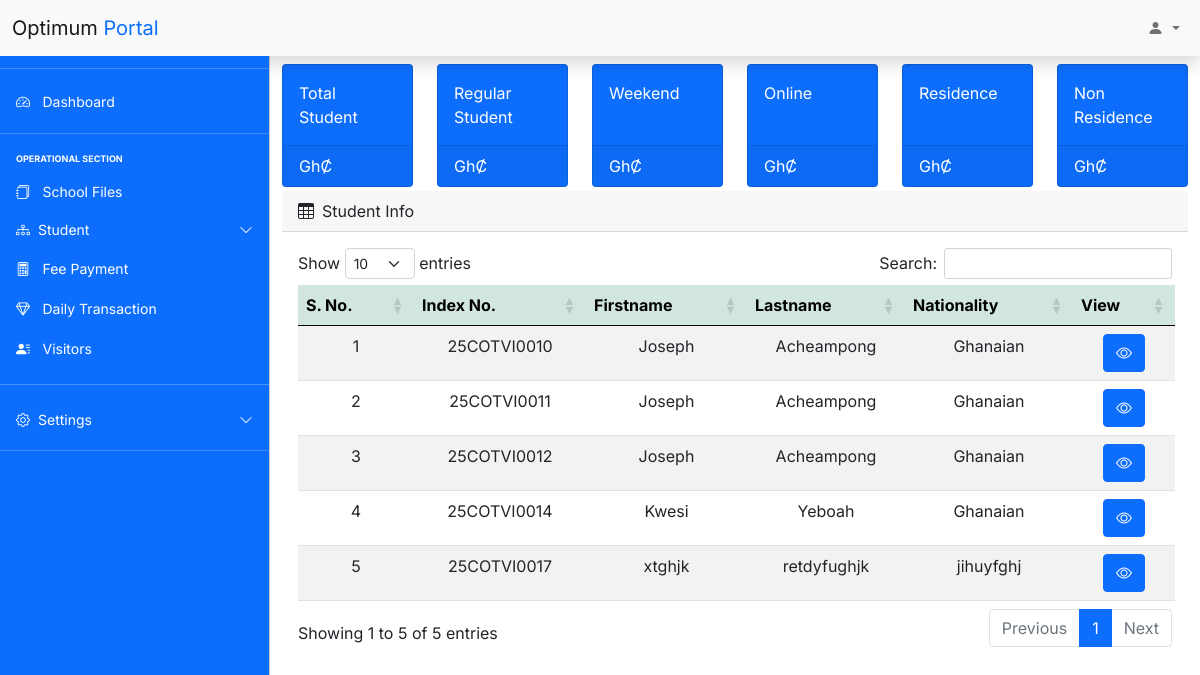
Page /oes/receptionist/studentinfo.php (signed in) on the committed database.
### tables this page shows
CREATE TABLE `student_registration` (
  `id` int unsigned NOT NULL AUTO_INCREMENT,
  `indexnumber` varchar(100) DEFAULT NULL,
  `firstname` varchar(100) DEFAULT NULL,
  `lastname` varchar(100) DEFAULT NULL,
  `email` varchar(150) DEFAULT NULL,
  `contact` varchar(50) DEFAULT NULL,
  `placeOfBirth` varchar(150) DEFAULT NULL,
  `Hometown` varchar(150) DEFAULT NULL,
  `region` varchar(100) DEFAULT NULL,
  `nationality` varchar(100) DEFAULT NULL,
  `dateOfAdmission` date DEFAULT NULL,
  `active` varchar(50) DEFAULT NULL,
  `programType` varchar(150) DEFAULT NULL,
  `courseSelected` varchar(200) DEFAULT NULL,
  `courseDuration` varchar(100) DEFAULT NULL,
  `fees` varchar(100) DEFAULT NULL,
  `created_at` timestamp NULL DEFAULT CURRENT_TIMESTAMP,
  PRIMARY KEY (`id`)
);

### oes/receptionist/studentinfo.php (the view, shortened to what this page needs)
<?php
include('includes/header.php');
include('includes/navbar.php');
?>
  <main class="mt-5 pt-3">
      <div class="container-fluid">
        <div class="row">
          <div class="col-md-2 mb-1">
            <div class="card bg-primary text-white h-100">
              <div class="card-body py-3">Total Student</div>
              <div class="card-footer d-flex">
                GhȻ
              </div>
            </div>
          </div>
          <div class="col-md-2 mb-1">
            <div class="card bg-primary text-white h-100">
              <div class="card-body py-3">Regular Student</div>
              <div class="card-footer d-flex">
                GhȻ
              </div>
            </div>
          </div>
          <div class="col-md-2 mb-1">
            <div class="card bg-primary text-white h-100">
              <div class="card-body py-3">Weekend</div>
              <div class="card-footer d-flex">
                GhȻ
              </div>
            </div>
          </div>
          <div class="col-md-2 mb-1">
            <div class="card bg-primary text-white h-100">
              <div class="card-body py-3">Online</div>
              <div class="card-footer d-flex">
                GhȻ
              </div>
            </div>
          </div>
          <div class="col-md-2 mb-1">
            <div class="card bg-primary text-white h-100">
              <div class="card-body py-3">Residence</div>
              <div class="card-footer d-flex">
                GhȻ
              </div>
            </div>
          </div>
          <div class="col-md-2 mb-1">
            <div class="card bg-primary text-white h-100">
              <div class="card-body py-3">Non Residence</div>
              <div class="card-footer d-flex">
                GhȻ
              </div>
            </div>
          </div>
        </div>
        <div class="row">
          <div class="col-md-12 mb-3">
              <div class="card-header d-sm-flex align-items-center justify-content-between">
                <span><i class="bi bi-table me-2"></i>Student Info</span>
              </div>
              <div class="card-body">
                <div class="row">
                  <div class="col-12">
                    <table id="example" class="table table-striped table-hover text-center">
                      <thead class="table-success">
                        <tr>
                          <th>S. No.</th>
                          <th>Index No.</th>
                          <th>Firstname</th>
                          <th>Lastname</th>
                          <th>Nationality</th>
                          <th>View</th>
                        </tr>
                      </thead>
                      <tbody id="data">
                        <?php
                          $query = "SELECT * FROM student_registration WHERE active != ''";
                          $query_run = mysqli_query($con, $query);
                          if(mysqli_num_rows($query_run) > 0){
                            $no = 1;
                            while ($row = mysqli_fetch_assoc($query_run)){
                        ?>
                        <tr>
                          <td><?php echo $no;?></td>
                          <td><?php echo $row["indexnumber"];?></td>
                          <td><?php echo $row["firstname"];?></td>
                          <td><?php echo $row["lastname"];?></td>
                          <td><?php echo $row["nationality"];?></td>
                          <td>
                            <a href="studentdetails.php?id=<?php echo $row["id"];?>" class="btn btn-primary"><i class="bi bi-eye"></i></a>
                          </td>
                        </tr>
                        <?php
                        $no++;
                        }
                      }else{
                        echo "No Record Found";
                      }
                      ?>
                      </tbody>
                    </table>
                  </div>
                </div>
              </div>
          </div>
        </div>
      </div>
    </main>
<?php
include('includes/footer.php');
?>

### oes/receptionist/css/style.css (style rules this page uses)
body, button { font-family: "Inter", sans-serif; }
:root { --offcanvas-width: 270px; --topNavbarHeight: 56px; }
@media (min-width: 992px) { body { overflow: auto !important; } }
@media (min-width: 992px) { main { margin-left: var(--offcanvas-width); } }

### rows in the picture
student_registration: indexnumber "25COTVI0010", firstname "Joseph", lastname "Acheampong", nationality "Ghanaian"
student_registration: indexnumber "25COTVI0011", firstname "Joseph", lastname "Acheampong", nationality "Ghanaian"
student_registration: indexnumber "25COTVI0012", firstname "Joseph", lastname "Acheampong", nationality "Ghanaian"
student_registration: indexnumber "25COTVI0014", firstname "Kwesi", lastname "Yeboah", nationality "Ghanaian"
student_registration: indexnumber "25COTVI0017", firstname "xtghjk", lastname "retdyfughjk", nationality "jihuyfghj"
